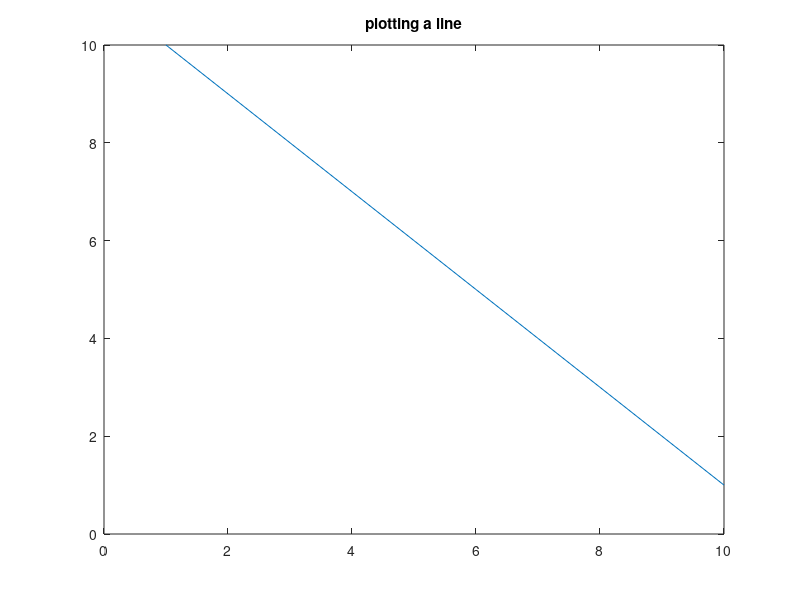
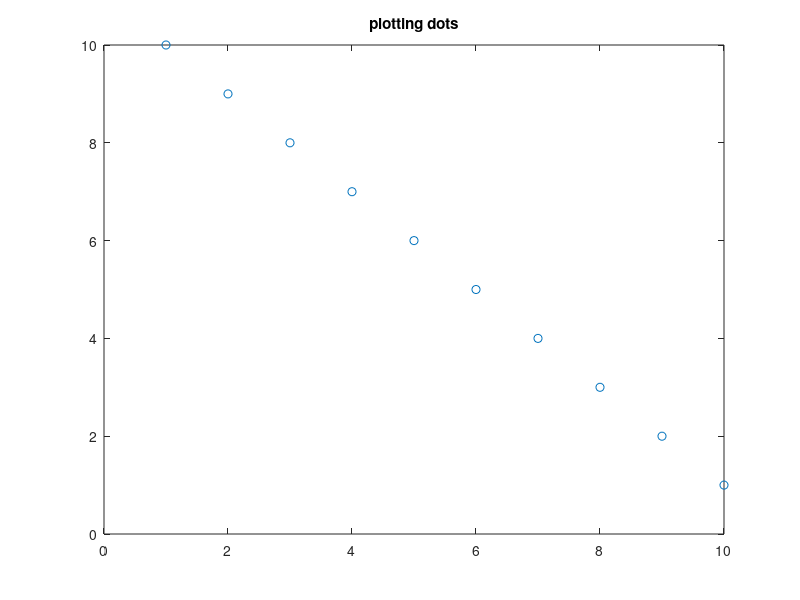
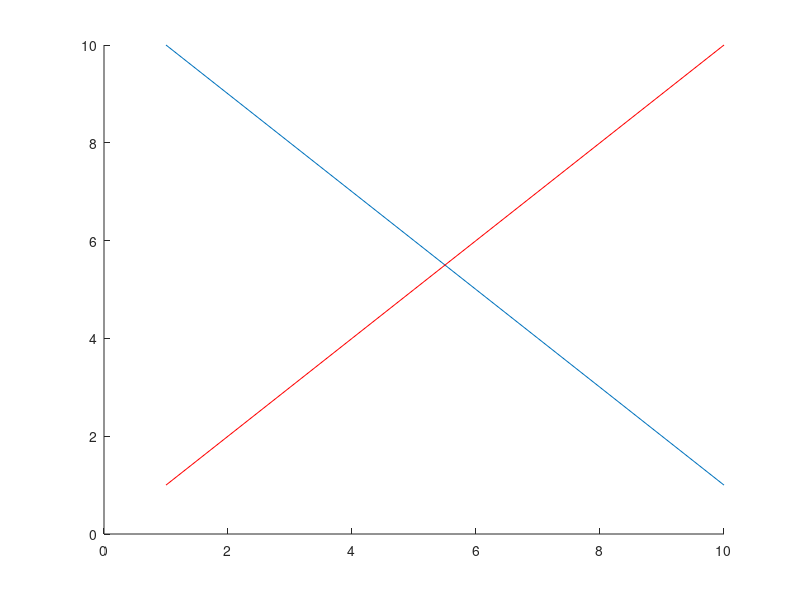

Here is the MATLAB script that generated these plots, in order: (Note: this script raises an error after producing the figures.)
%% MATLAB tutorial

%% .m files
% Matlab code is stored in .m files. There are two types of .m files:
% scripts and functions.
%
% Function files start with a function declaration
% function [out1, out2,...] = funname(in1, in2, ...)
% Parameters are always passed by value. Variables defined in functions are
% local.
%
% Script files contain simply a list of Matlab commands. Variables in
% scripts are global. Scripts are useful for rapid prototyping, especially
% when using cells like in this file.

%% Defining vectors and matrices
% A vector is defined by placing a sequence of numbers within square braces
r = [1 7 5 9 -2]     % creates a row vector
c = [1; 7; 5; 9; -2] % creates a column vector

%%
% Matlab can define a set of numbers with a common increment using colons
x = 1:4      
y = 10:-1:1   
z = 0.1:0.1:0.3 

%% 
% A matrix can be treated like a column of row vectors 
A = [1 3 4; 2 5 6]
A = A'   % An apostrophe transposes a matrix           

%%
% Matlab built-in functions generate some basic matrices
A = zeros(2,5)   %creates an m-by-n matrix of zeros
B = ones(1,3)    %creates an m-by-n matrix of ones
C = eye(2)       %creates an m-by-n identity matrix

%% 
% You can convert a vector into a matrix using reshape and repmat
v = 1:4
A = reshape(v,2,2) % changes size taking elements columnwise
B = repmat(v,2,1)  % replicates and tiles an array
C = repmat(B,1,2)  % replicates and tiles a matrix

%% Accessing elements
% You can view individual entries using the same notation you used to create the vector
v = [2:3:17]
v(1)
v([1,3,4])
v(1:2:end)     % "end" can serve as the last index

%%

A = [1 3 4; 2 5 6]
A(2,3)
A(1:2,2:3)

%%
A = [1 3 4; 2 5 6]
A(:)            % returns all the elements

%% Basic operations
% The basic notation is same as the standard linear algebra notation
A = [1 2;3 4]
A*A
A.*A        % '.' for element-wise operations

%% 
% Matlab min/max/sum/mean/std/median treat each column seperately

A = [1 3 4; 2 5 6]
min_A = min(A)
min_A_colon = min(A(:))
sum_A = sum(A)
sum_A_colon = sum(A(:))

%%
% solving AX = B

A = [1     1     1
     1     2     3
     1     3     6];

B = [3; 1; 4];
 
X = A\B

A*X


%% Plotting and displaying images
% PLOT(X,Y) plots vector Y versus vector X.

x = 1:10;
y = 10:-1:1;

figure(1); plot(x,y);
title('plotting a line');

%% 
% You can use various line types, plot symbols and colors

figure(2); set(gcf,'color','white');
plot(x,y,'o'); 
title('plotting dots');

%%
% You can plot multiple lines using "hold on"

figure('color','white','MenuBar','none','name','hold on','NumberTitle','off');
hold on;
plot(x,y);
plot(x,y(end:-1:1),'r');

%%
% imread/imshow/imwrite are the basic image functions

im = imread('lena.jpg');
figure('color','white','MenuBar','none','name','displaying an image','NumberTitle','off');
imshow(im);
imwrite(uint8(im),'lena_copy.jpg');

%%
% subplot(m,n,p) breaks the figure window into an m-by-n small axes

figure('color','white','MenuBar','none','name','subplot','NumberTitle','off');
subplot(1,2,1); plot(x,y);
subplot(1,2,2); plot(x,y,'o');


%%
% You can subplot images 

im1 = imread('lena.jpg');
im2 = imread('einstein.jpg');

figure('color','white','MenuBar','none','name','subplot images','NumberTitle','off');
subplot(1,2,1); imshow(im1);
subplot(1,2,2); imshow(im2);


%% Useful functions
% "ls" and "dir" list directory

dir
files = [dir('*.jpg');dir('*.bmp')];
files.name

%% 
% whos\who list current variables

whos
who

%%
% "help command" gives you the description of "command"

help ls

%%
% "clear" erases all the variable values.

% "close all" closes all plots and figures that are open

clear
close all

%% Loops
im = im2double(imread('lena.jpg'));
G = rgb2gray(im);
iso = zeros(size(im));

for i=1:size(im,3)
    iso(:,:,i) = im(:,:,i)./(2*G);
end

figure('color','white');imshow(iso);

%% More image processing
% "rgb2gray" converts RGB image to grayscale

im = imread('lena.jpg');
g = rgb2gray(im);
figure('color','white','MenuBar','none','name','example 6','NumberTitle','off');
subplot(1,2,1); imshow(im); title('color');
subplot(1,2,2); imshow(g); title('gray');


%% 
% You can perform filtering images using "imfilter" and "fspecial"

im = imread('einstein.jpg');
smooth = imfilter(double(im),fspecial('gaussian',6,1),'same','replicate');

figure('color','white','MenuBar','none','name','example 6','NumberTitle','off');
subplot(1,2,1); imshow(im); title('original');
subplot(1,2,2); imshow(uint8(smooth)); title('filtered output');

%% 
% "imresize" resizes an image

im = imread('lena.jpg');
resized = imresize(im,[400 512]);

figure('color','white','MenuBar','none','name','example 6','NumberTitle','off');
subplot(1,2,1); imshow(im); title('original');
subplot(1,2,2); imshow(uint8(resized)); title('resized image');
